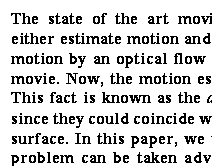
#> input picture CV_1/text.bmp, 212 x 166 px
$ python CV_1.py   (older library calls are emulated)
#> lines starting #> are read from the running program, lines starting #| are printed output that depends on the picture; after the words box and inside, x2 and y2 are one past the last pixel; in counts of white or black regions, pixels touching at a corner belong together
import cv2

__author__ = 'atamas'


def process_image(input_imagae):
    with_blur = cv2.GaussianBlur(input_imagae, (3, 3), 0.5)
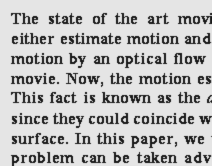
#> with_blur: shape (166, 212); min 25, max 229, mean 194.2
#> input_imagae: shape (166, 212); values 25 (black) and 229 (white), 82.9% white; black in thin lines or dots, all inside (x1, y1, x2, y2) = (11, 13, 212, 166)
    laplacian = cv2.Laplacian(with_blur, cv2.CV_16S, ksize=3)
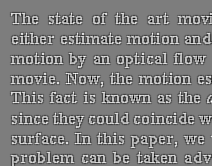
#> laplacian: shape (166, 212) int16; min -1170, max 1204, mean -0.1; drawn with min black and max white
    (thresh, mask) = cv2.threshold(laplacian, 127, 255, cv2.THRESH_BINARY)
    return mask

cv2.imwrite('out.bmp', process_image(cv2.imread("text.bmp", cv2.CV_LOAD_IMAGE_GRAYSCALE)))
